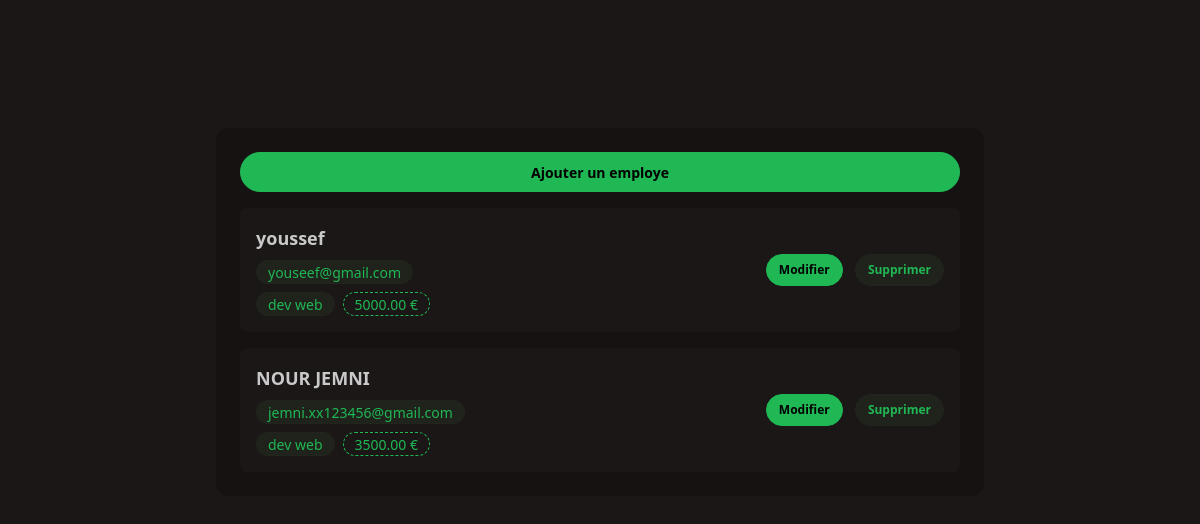
Before: / with the older database file.
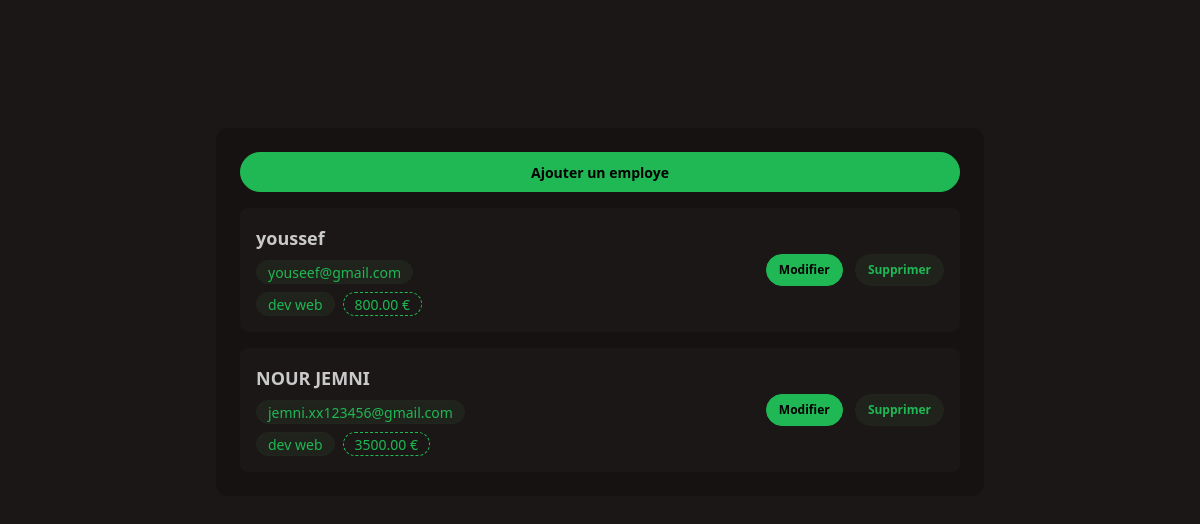
After: the same page with the newer database file.
### employe/models.py (models this page shows, shortened)
class Employe(models.Model):
    nom= models.CharField(max_length=100)
    email =models.EmailField()
    poste = models.CharField(max_length=100)
    salaire = models.DecimalField(max_digits=10 , decimal_places=2)

### employe/views.py (the view)
# urls.py: path("", views.liste_employes , name="liste_employes" ),
def liste_employes(request):
    employes = Employe.objects.all()
    return render(request , 'employe/list.html' , {'employes' : employes})

### employe/templates/employe/list.html
{% extends 'employe/base.html' %}
{% block content %}
<div class="w-full bg-base-200">
    <div class="mb-4">
        <a href="{% url 'ajouter_employe'  %}" class="btn btn-primary w-full">Ajouter un employe</a>
    </div>
    <div class="space-y-4 w-full">
        {% for emp in employes %}
        <div class="p-4 bg-base-100 rounded-lg w-full flex justify-between items-center">
            <div class="space-y-2">
                <p class="font-bold text-lg">{{emp.nom}}</p>
                <p class="badge badge-soft badge-primary">{{emp.email}}</p>
                <div class="flex gap-2">
                    <p class="badge badge-soft badge-primary">{{emp.poste}}</p>
                    <p class="badge badge-dash badge-primary">{{emp.salaire}} €</p>
                </div>
            </div>
            <div class="space-x-2">
                <a href="{% url 'modifier_employe' emp.id   %}" class="btn btn-primary  btn-sm">Modifier</a>
                <a href="{% url 'supprimer_employe' emp.id   %}" class="btn btn-primary btn-soft btn-sm">Supprimer</a>
            </div>
        </div>
        {% endfor %}
    </div>
</div>
{% endblock %}

Changed rows visible on the page:
changed Employe "youssef": salaire "5000.00" → "800.00"
